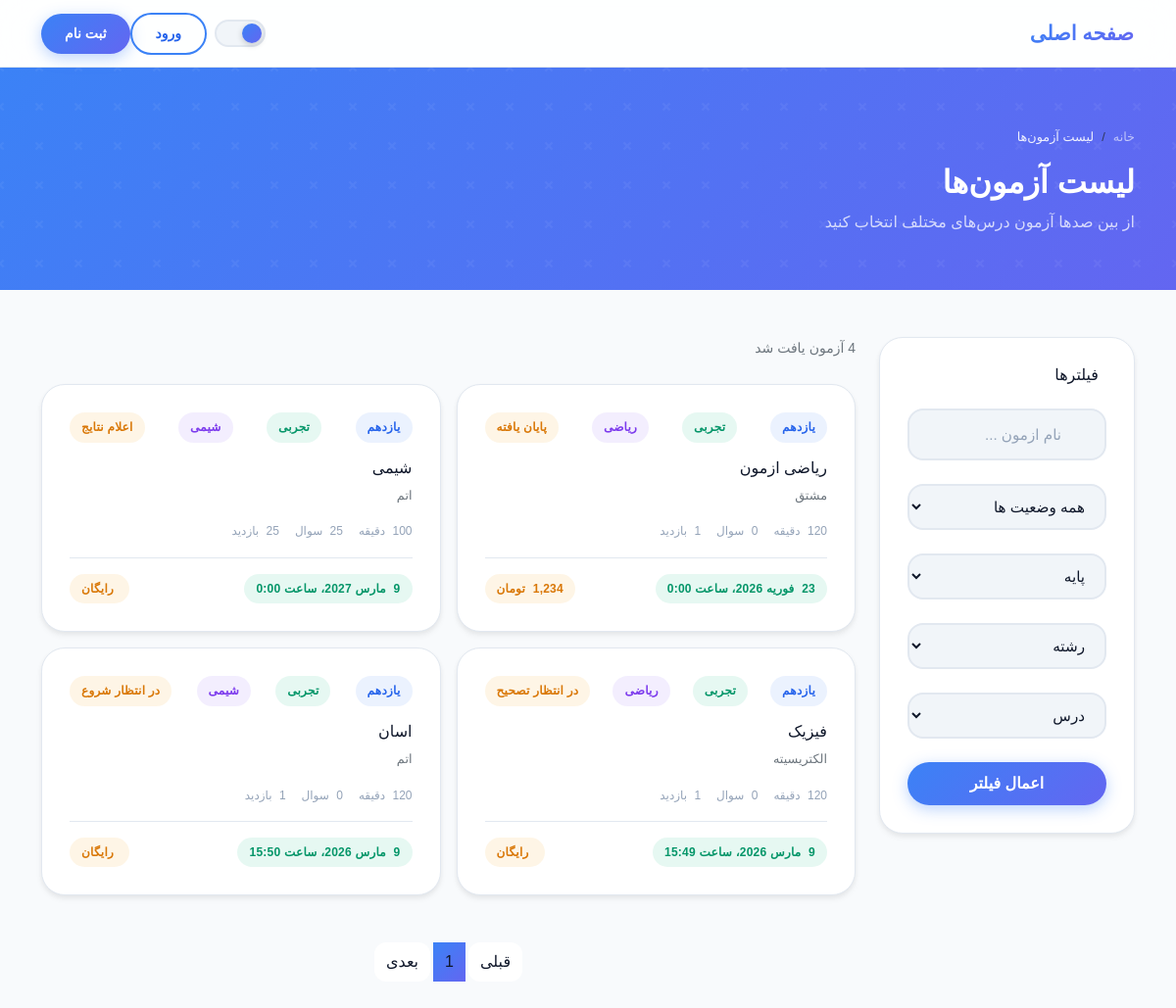
The app's page /quiz/ with its own data.
### quiz/models.py (models this page shows, shortened)
class Quiz(models.Model):
    class QuizStatus(models.TextChoices):
        ALL_STATUS = 'همه وضعیت ها ', 'همه وضعیت ها '
        WAITING_START = 'در انتظار شروع', 'در انتظار شروع'
        STARTED = 'شروع شده', 'شروع شده'
        WAITING_END = 'در انتظار پایان', 'در انتظار پایان'
        FINISHED = 'پایان یافته', 'پایان یافته'
        WAITING_CORRECTION = 'در انتظار تصحیح', 'در انتظار تصحیح'
        CORRECTED = 'تصحیح شده', 'تصحیح شده'
        RESULTS_PUBLISHED = 'اعلام نتایج', 'اعلام نتایج'
        DEACTIVATED = 'غیرفعال', 'غیرفعال'
        CANCELED = 'کنسل شده', 'کنسل شده'
    name = models.CharField(verbose_name='عنوان', max_length=255 )
    section = models.CharField(verbose_name='مبحث', max_length=255 )
    province =  models.CharField(max_length=255, verbose_name=' نام استان محل برگذاری')
    city =  models.CharField(max_length=255, verbose_name='نام شهر محل برگذاری')
    type_of_quiz =  models.CharField(max_length=255, verbose_name='محل و نحوه برگذاری')
    price = models.PositiveBigIntegerField(default=0, verbose_name='هزینه')
    corrected_price = models.PositiveBigIntegerField(default=0, verbose_name='هزینه تصحیح به ازای هر پاسخ نامه')
    time_minutes = models.PositiveIntegerField(default=0, verbose_name='(دقیقه) تایمر')
    create_at = models.DateTimeField(auto_now_add=True, verbose_name='زمان ساخت')
    start_at = models.DateTimeField(verbose_name='زمان برگذاری')
    stop_at = models.DateTimeField(verbose_name='زمان پایان')
    last_enter = models.DateTimeField(verbose_name='اخرین زمان ورود')
    corrected_at = models.DateTimeField(verbose_name='زمان تصحیح', null=True, blank=True)
    max_score = models.PositiveSmallIntegerField(verbose_name='حداکثر نمره', default=100)
    score = models.PositiveSmallIntegerField(verbose_name='ضریب', default=1)
    capacity = models.PositiveSmallIntegerField(verbose_name='ظرفیت', default=1)
    filled_capacity = models.PositiveSmallIntegerField(verbose_name=' ظرفیت پر شده', default=0)
    is_online = models.BooleanField(default=True, verbose_name='انلاین')
    allow_return_to_questions = models.BooleanField(default=True, verbose_name='برگشتن به عقب')
    allow_to_edit_anwerd_by_sanatorium = models.BooleanField(default=True, verbose_name='اجازه به ویرایش پاسخ بعد از تصحصح توسط مصحح')
    change_the_order = models.BooleanField(default=True, verbose_name=' عوض کردن ترتیب سوالات')
    allow_to_edit_the_answered_questions = models.BooleanField(default=True, verbose_name='امکان ویرایش سوالات پاسخ داده شده')
    have_negetive_score = models.BooleanField(default=True, verbose_name='دارای نمره منفی')
    start_set_report = models.BooleanField(default=False, verbose_name='شروع به تصحیح')
    is_active = models.BooleanField(default=True, verbose_name='فعال')
    status = models.CharField(verbose_name='وضعیت', choices=QuizStatus, default=QuizStatus.WAITING_START, max_length=55, null=True, blank=True)
    student = models.ManyToManyField(User, null=True, blank=True, related_name='quiz_student', verbose_name='دانش اموز', db_index=True)
    sanatorium = models.ManyToManyField(User, related_name='quiz_sanatorium', verbose_name='مصحح', db_index=True)
    grade =  models.ForeignKey(GradeCategories, related_name='quiz', on_delete=models.PROTECT, verbose_name='پایه', db_index=True)
    major =  models.ForeignKey(MajorCategories, related_name='quiz', on_delete=models.PROTECT, verbose_name='رشته تحصیلی', db_index=True)
    lession =  models.ForeignKey(LessionCategories, related_name='quiz', on_delete=models.PROTECT, verbose_name='درس', db_index=True)
    description = CKEditor5Field()
    class Meta:
        ordering = ['-pk']
        verbose_name = 'ازمون'
        verbose_name_plural = 'ازمون ها'
    def get_absolute_url(self):
        return reverse("quiz:detail", kwargs={"pk": self.pk})

class LessionCategories(models.Model):
    order = models.PositiveIntegerField(default=1, verbose_name='ترتیب')
    name = models.CharField( max_length=255, verbose_name='نام درس ')
    is_active = models.BooleanField(default=True, verbose_name='فعال')
    def __str__(self):
        return self.name
    class Meta:
        ordering = ['-order']
        verbose_name = 'درس '
        verbose_name_plural = 'دروس'

### user/models.py (models this page shows, shortened)
class GradeCategories(models.Model):
    order = models.PositiveIntegerField(default=1, verbose_name='ترتیب')
    name = models.CharField( max_length=255, verbose_name='نام پایه')
    is_active = models.BooleanField(default=True, verbose_name='فعال')
    def __str__(self):
        return self.name
    class Meta:
        ordering = ['-order']
        verbose_name = 'پایه'
        verbose_name_plural = 'پایه ها'

class MajorCategories(models.Model):
    order = models.PositiveIntegerField(default=1, verbose_name='ترتیب')
    name = models.CharField( max_length=255, verbose_name='نام رشته')
    is_active = models.BooleanField(default=True, verbose_name='فعال')
    def __str__(self):
        return self.name
    class Meta:
        ordering = ['-order']
        verbose_name = 'رشته '
        verbose_name_plural = 'رشته ها'

### quiz/views.py (the view, shortened to what this page needs)
# urls.py: path('', views.QuizListDetailView.as_view(), name='list'),
class QuizListDetailView(ListView):
    template_name_list = 'main/exam/list.html'
    template_name_detail = 'main/exam/detail.html'
    context_object_name_list = 'items'
    context_object_name_Detail = 'item'
    paginate_by = 50
    def get_queryset(self):
        queryset = Quiz.objects.filter(is_active=True).prefetch_related('grade', 'major', 'lession')
        queryset = queryset.annotate(views_count=Count('views'), question_count=Count('questions'))
        pk = self.kwargs.get('pk')
        grade_category_id = self.kwargs.get('grade_category_id')
        lession_category_id = self.kwargs.get('lession_category_id')
        major_category_id = self.kwargs.get('major_category_id')
        if pk:
            queryset = queryset.filter(id=pk)
            try:
                ip, is_rout = get_client_ip(self.request)
                view = QuizView.objects.get_or_create(ip=ip, quiz_id=pk)
                if not view[1]:
                    view[0].count += 1
                    view[0].save()
                if view[0].count == 0:
                    view[0].count = 1
                    view[0].save()
            except Exception as e:
               print(self.__class__.__name__, e)
            if not queryset.exists() and queryset.count() != 1:
                raise Http404('obj not found')
            return  queryset.first()
        else:
            form = QuizSearchForm(self.request.GET or None)
        if grade_category_id:queryset=queryset.filter(grade__id=grade_category_id)
        if lession_category_id:queryset=queryset.filter(major__id=lession_category_id)
        if major_category_id:queryset=queryset.filter(lession__id=major_category_id)
        return  queryset.all()
    def get_template_names(self):
        pk = self.kwargs.get('pk')
        if pk :
            return self.template_name_detail
        return self.template_name_list
    def get_context_object_name(self, object_list):
        pk = self.kwargs.get('pk')
        if pk :
            return self.context_object_name_Detail
        return self.context_object_name_list
    def get_paginate_by(self, queryset):
        pk = self.kwargs.get('pk')
        if pk :
            return None
        if self.get_queryset() :
            return self.paginate_by
        messages.warning(
            self.request, 'موردی یافت نشد'
        )
        return None
    def get_context_data(self, **kwargs):
        data = super().get_context_data(**kwargs)
        pk = self.kwargs.get('pk')
        if not pk :
            data['form'] = QuizSearchForm(self.request.GET or None)
        return data

### template/main/exam/list.html (shortened to what this page needs)
{% extends "main/base/base.html" %}
{% load list %}
{% load tdc %}
{% load jalali_tags %}
{% block content %}
<div class="page-section  active" id="page-exam-list">
  <nav class="main-navbar">
    <div class="container">
      <div class="d-flex align-items-center justify-content-between w-100">
        <div class="d-flex align-items-center gap-3">
          <a class="btn p-0" style="color:var(--text-secondary);" href="{% url 'site:main' %}">
          <span class="navbar-brand-text">صفحه اصلی</span></a>
        </div>
        <div class="d-flex align-items-center justify-content-between " >
          <div class="theme-toggle m-2" onclick="toggleTheme()">
          </div>
          {% if user.is_authenticated %}
            <a class="btn-outline-custom btn btn-sm" href="{% url 'dashboard:main' %}"  >داشبورد</a>
            <a class="btn-outline-custom btn btn-sm" href="{% url 'dashboard:order-list' %}"  >سبد خرید</a>
            {% if user.is_superuser  %}
              {% if user.type_of_user == 'S' or user.type_of_user == 'A' %}
                <a class="btn-outline-custom btn btn-sm" href="{% url 'admin-panel:main' %}" > داشبورد ادمین</a>
              {% endif %}
            {% endif %}
            {% if user.is_staff and user.type_of_user == 'S' %}
              <a class="btn-outline-custom btn btn-sm" href="{% url 'sanatorium:main' %}" > داشبورد مصحح</a>
            {% endif %}
          {% else %}
            <a class="btn-outline-custom btn btn-sm" href="{% url 'user:login' %}" >ورود</a>
            <a class="btn-primary-gradient btn btn-sm" href="{% url 'user:register' %}" >ثبت نام</a>
          {% endif %}
      </div>
      </div>
    </div>
  </nav>
  <div class="page-header-pattern">
    <div class="container" style="position:relative;z-index:1;">
      <nav aria-label="breadcrumb">
        <ol class="breadcrumb mb-3" style="font-size:0.8rem;">
          <li class="breadcrumb-item"><a href="{% url 'site:main' %}" style="color:rgba(255,255,255,0.6);text-decoration:none;"  >خانه</a></li>
          <li class="breadcrumb-item active" style="color:rgba(255,255,255,0.9);">لیست آزمون‌ها</li>
        </ol>
      </nav>
      <h1 style="color:white;font-weight:900;font-size:2rem;margin-bottom:8px;">لیست آزمون‌ها</h1>
      <p style="color:rgba(255,255,255,0.75);">از بین صدها آزمون درس‌های مختلف انتخاب کنید</p>
    </div>
  </div>
  <div class="container py-5">
    <div class="row g-4">
      <div class="col-lg-3">
        <div class="card-custom sticky-top-sm">
          <form action="" method="get">
          <h6 class="fw-700 mb-4">فیلترها</h6>
          <div class="mb-4">
            <div class="input-group-custom">
              {{ form.name }}
            </div>
          </div>
          <div class="mb-4">
            {{ form.status }}
          </div>
          <div class="mb-4">
            <div class="d-flex flex-column gap-2">
              {{ form.grade }}
            </div>
          </div>
          <div class="mb-4">
            <div class="d-flex flex-column gap-2">
              {{ form.major }}
            </div>
          </div>
          <div class="mb-4">
            <div class="d-flex flex-column gap-2">
              {{ form.lession }}
            </div>
          </div>
          <button type="submit" class="btn-primary-gradient btn w-100">اعمال فیلتر</button>
        </form>
        </div>
      </div>
      <div class="col-lg-9">
        <div class="d-flex justify-content-between align-items-center mb-4">
          <p class="text-secondary mb-0" style="font-size:0.875rem;">{{ items.count }} آزمون یافت شد</p>
        </div>
        <div class="row g-3">
  {% for item in items %}
          <a class="col-md-6" href="{{item.get_absolute_url}}" style="cursor:pointer;">
            <div class="card-custom hover-lift h-100">
              <div class="d-flex justify-content-between mb-3">
                <span class="badge-custom badge-info">{{ item.grade.name }}</span>
                <span class="badge-custom badge-success">{{ item.major.name }}</span>
                <span class="badge-custom badge-purple">{{ item.lession.name }}</span>
                <span class="badge-custom badge-warning">{{ item.status }}</span>
              </div>
              <h6 class="fw-700 mb-2">{{ item.name }}</h6>
              <p class="text-secondary mb-3" style="font-size:0.8rem;">{{ item.section }}</p>
              <div class="d-flex gap-3" style="font-size:0.75rem;color:var(--text-muted);">
                <span>{{item.time_minutes}} دقیقه</span>
                <span>{{item.question_count}} سوال</span>
                <span>{{ item.views_count }} بازدید</span>
              </div>
              <div class="mt-3 pt-3 d-flex justify-content-between" style="border-top:1px solid var(--border-color);font-size:0.8rem;color:var(--text-muted);">
                <span class="badge-custom badge-success">{{ item.start_at|to_jalali:' %H:%M - %Y/%m/%d ' }}</span>
                <span class="badge-custom badge-warning">
                {% if item.price > 0 %}
                  {{item.price|tdc}}  تومان
                {% else %}
                 رایگان
                {% endif %}
                </span>
              </div>
            </div>
          </a>
        {% empty %}
        <p class='w-100 btn btn-primary-gradient text-lg'>
          موردی یافت نشد
        </p>
 {% endfor %}
        </div>
        <div class="d-flex justify-content-center mt-5">
            <nav>
                <ul class="pagination gap-1 mb-0" id="myPagination">
                    {% if page_obj.has_previous %}
                        <li class="page-item"><a class="page-link"
                            href="?page={{ page_obj.previous_page_number }}"
                            style="border-radius:var(--radius-md);
                                  border:1px solid var(--border-color);
                                  background:var(--bg-card);
                                  color:var(--text-secondary);">
                            قبلی
                        </a></li>
                    {% else %}
                        <li class="page-item disabled" aria-disabled="true">
                            <a class="page-link"
                              href="#"
                              style="border-radius:var(--radius-md);
                                      border:none;
                                      background:var(--bg-card);
                                      color:inherit;"
                              tabindex="-1"
                              aria-hidden="true">
                                قبلی
                            </a>
                        </li>
                    {% endif %}
                    {% for page in page_obj.paginator.page_range %}
                        {% if page_obj.number == page %}
                            <li class="page-item active" style="border-radius:var(--radius-md);
                                                              border:none;
                                                              background:var(--gradient-blue);"
                                aria-current="page">
                                <a class="page-link" href="?page={{page}}" style="color:inherit;">
                                    {{ forloop.counter }}
                                </a>
                            </li>
                        {% endif %}
                    {% endfor %}
                    {% if page_obj.has_next %}
                        <li class="page-item"><a class="page-link"
                            href="?page={{ page_obj.next_page_number }}"
                            style="border-radius:var(--radius-md);
                                  border:1px solid var(--border-color);
                                  background:var(--bg-card);
                                  color:inherit;">
                                بعدی
                            </a></li>
                    {% else %}
                        <li class="page-item disabled" aria-disabled="true">
                            <a class="page-link"
                              href="#"
                              style="border-radius:var(--radius-md);
                                      border:none;
                                      background:var(--bg-card);
                                      color:inherit;"
                              tabindex="-1"
                              aria-hidden="true">
                                بعدی
                            </a>
                        </li>
                    {% endif %}
                </ul>
            </nav>
        </div>
      </div>
    </div>
  </div>
</div>
{% endblock content %}

### records on screen
Quiz: grade.name "یازدهم", major.name "تجربی", lession.name "ریاضی", status "پایان یافته", name "ریاضی ازمون", section "مشتق", start_at|to_jalali "23 فوریه 2026، ساعت 0:00"
Quiz: grade.name "یازدهم", major.name "تجربی", lession.name "شیمی", status "اعلام نتایج", name "شیمی", section "اتم", start_at|to_jalali "9 مارس 2027، ساعت 0:00", price "رایگان"
Quiz: grade.name "یازدهم", major.name "تجربی", lession.name "ریاضی", status "در انتظار تصحیح", name "فیزیک", section "الکتریسیته", start_at|to_jalali "9 مارس 2026، ساعت 15:49", price "رایگان"
Quiz: grade.name "یازدهم", major.name "تجربی", lession.name "شیمی", status "در انتظار شروع", name "اسان", section "اتم", start_at|to_jalali "9 مارس 2026، ساعت 15:50", price "رایگان"

### other values on screen
{{ items.count }} "4"
